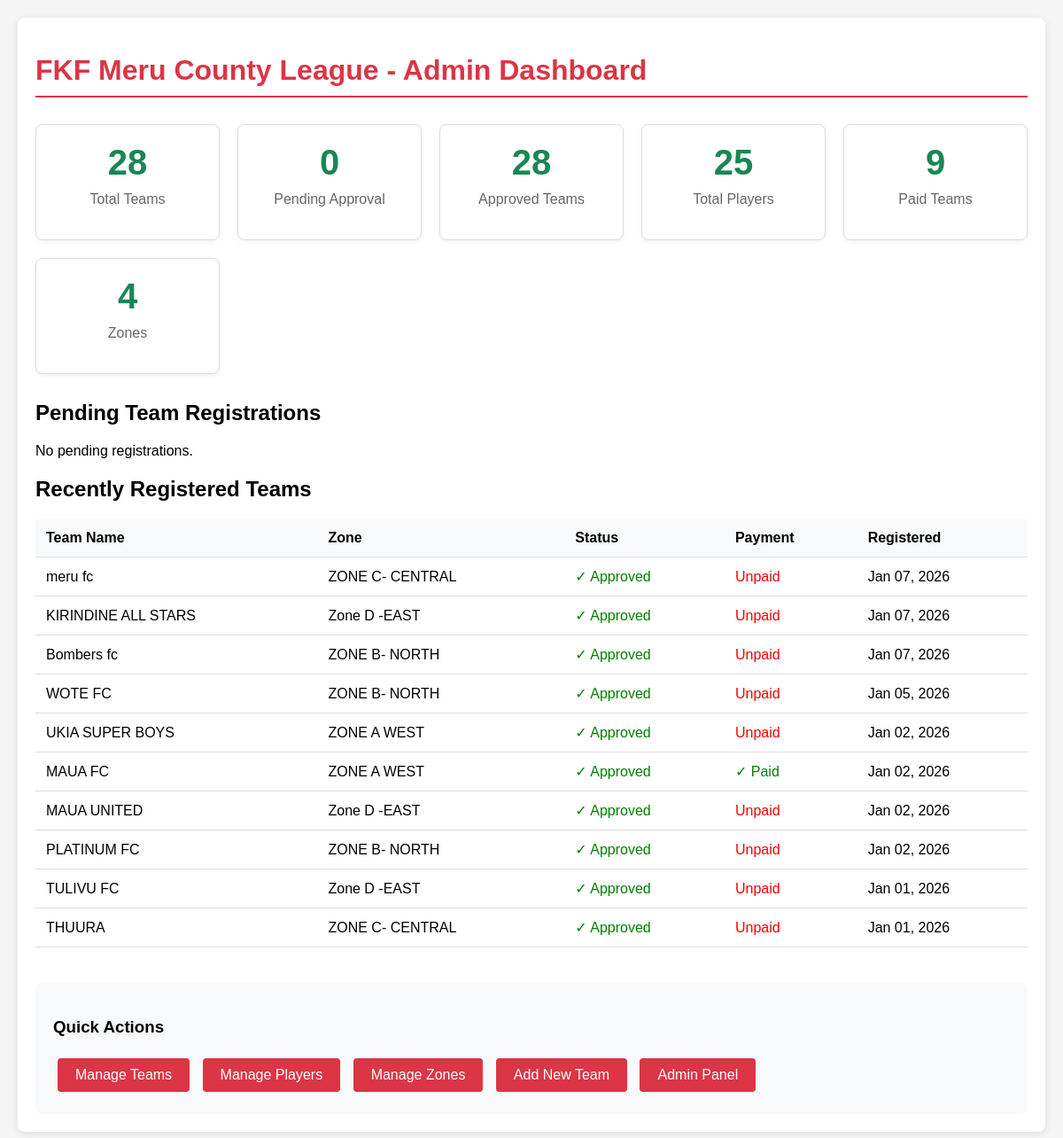
The app's page /teams/admin-dashboard/ (signed in), older data.
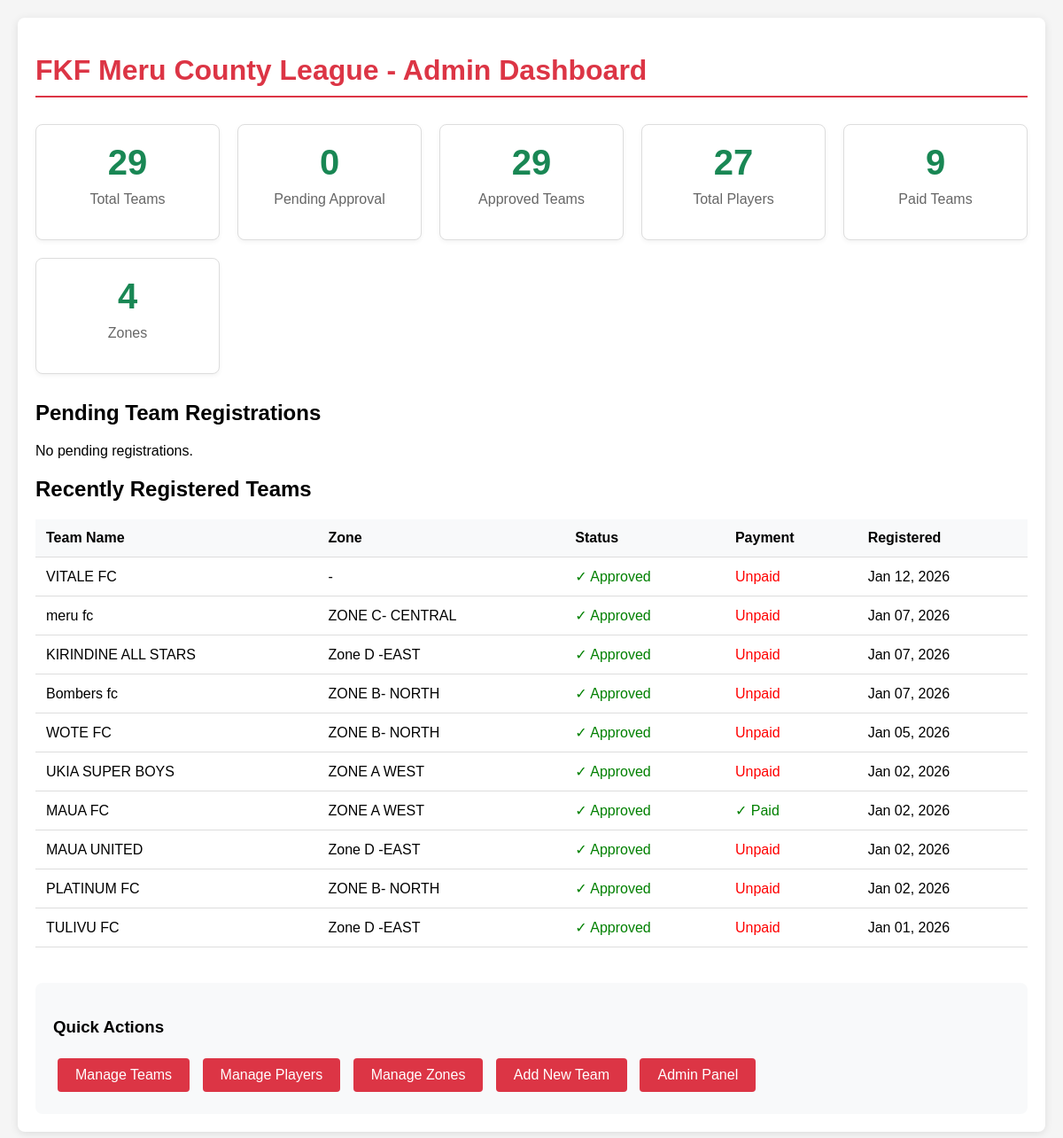
The same page, newer data.
### teams/models.py (models this page shows, shortened)
class Team(models.Model):
    STATUS_CHOICES = [
        ('pending', 'Pending'),
        ('approved', 'Approved'),
        ('rejected', 'Rejected'),
        ('suspended', 'Suspended'),
    ]
    team_name = models.CharField(max_length=200, unique=True)
    team_code = models.CharField(max_length=20, unique=True, blank=True)
    logo = models.ImageField(upload_to='team_logos/', blank=True, null=True)
    location = models.CharField(max_length=200)
    home_ground = models.CharField(max_length=200)
    map_location = models.URLField(blank=True)
    latitude = models.DecimalField(max_digits=9, decimal_places=6, blank=True, null=True)
    longitude = models.DecimalField(max_digits=9, decimal_places=6, blank=True, null=True)
    contact_person = models.CharField(max_length=100)
    phone_number = models.CharField(
        max_length=13,
        unique=True,
        validators=[validate_kenya_phone],
        help_text="Must be +254 followed by 9 digits (e.g., +254712345678)"
    )
    email = models.EmailField(blank=True, unique=True)
    zone = models.ForeignKey(Zone, on_delete=models.SET_NULL, null=True, blank=True)
    status = models.CharField(max_length=20, choices=STATUS_CHOICES, default='pending')
    manager = models.ForeignKey(
        settings.AUTH_USER_MODEL,
        on_delete=models.SET_NULL,
        null=True,
        blank=True,
        related_name='managed_teams'
    )
    payment_status = models.BooleanField(default=False)
    payment_date = models.DateField(blank=True, null=True)
    home_jersey_color = models.CharField(max_length=50, blank=True, default='#dc3545')
    home_shorts_color = models.CharField(max_length=50, blank=True, default='#ffffff')
    home_socks_color = models.CharField(max_length=50, blank=True, default='#dc3545')
    away_jersey_color = models.CharField(max_length=50, blank=True, default='#ffffff')
    away_shorts_color = models.CharField(max_length=50, blank=True, default='#dc3545')
    away_socks_color = models.CharField(max_length=50, blank=True, default='#ffffff')
    third_jersey_color = models.CharField(max_length=50, blank=True)
    third_shorts_color = models.CharField(max_length=50, blank=True)
    third_socks_color = models.CharField(max_length=50, blank=True)
    gk_home_jersey_color = models.CharField(max_length=50, blank=True, default='#28a745')
    gk_home_shorts_color = models.CharField(max_length=50, blank=True, default='#28a745')
    gk_home_socks_color = models.CharField(max_length=50, blank=True, default='#28a745')
    gk_away_jersey_color = models.CharField(max_length=50, blank=True, default='#ffc107')
    gk_away_shorts_color = models.CharField(max_length=50, blank=True, default='#ffc107')
    gk_away_socks_color = models.CharField(max_length=50, blank=True, default='#ffc107')
    gk_third_jersey_color = models.CharField(max_length=50, blank=True)
    gk_third_shorts_color = models.CharField(max_length=50, blank=True)
    gk_third_socks_color = models.CharField(max_length=50, blank=True)
    kit_colors_set = models.BooleanField(default=False)
    kit_setup_prompt_shown = models.BooleanField(default=False)
    home_kit_image = models.ImageField(upload_to='kit_images/', blank=True, null=True,
                                      help_text="Upload home kit design/image")
    away_kit_image = models.ImageField(upload_to='kit_images/', blank=True, null=True,
                                      help_text="Upload away kit design/image")
    third_kit_image = models.ImageField(upload_to='kit_images/', blank=True, null=True,
                                       help_text="Upload third kit design/image")
    gk_home_kit_image = models.ImageField(upload_to='kit_images/', blank=True, null=True,
                                         help_text="Upload GK home kit design/image")
    gk_away_kit_image = models.ImageField(upload_to='kit_images/', blank=True, null=True,
                                         help_text="Upload GK away kit design/image")
    gk_third_kit_image = models.ImageField(upload_to='kit_images/', blank=True, null=True,
                                          help_text="Upload GK third kit design/image")
    registration_date = models.DateTimeField(auto_now_add=True)
    class Meta:
        ordering = ['team_name']

class Zone(models.Model):
    name = models.CharField(max_length=100)
    description = models.TextField(blank=True)
    created_at = models.DateTimeField(auto_now_add=True)
    fixtures_generated = models.BooleanField(default=False)
    fixture_generation_date = models.DateTimeField(null=True, blank=True)
    season_start_date = models.DateField(null=True, blank=True)
    match_day_of_week = models.IntegerField(default=6, choices=[(6, 'Saturday'), (0, 'Sunday')])
    class Meta:
        ordering = ['name']

### teams/admin_dashboard.py (the view)
# urls.py: path('admin-dashboard/', include('admin_dashboard.urls')),
@login_required
@user_passes_test(admin_or_league_manager_required)
def admin_dashboard(request):
    stats = {
        'total_teams': Team.objects.count(),
        'pending_teams': Team.objects.filter(status='pending').count(),
        'approved_teams': Team.objects.filter(status='approved').count(),
        'paid_teams': Team.objects.filter(payment_status=True).count(),
        'total_players': Player.objects.count(),
        'suspended_players': Player.objects.filter(is_suspended=True).count(),
        'zones': Zone.objects.count(),
    }
    recent_teams = Team.objects.order_by('-registration_date')[:10]  # Last 10 teams
    pending_registrations = Team.objects.filter(status='pending')[:10]
    suspended_players = Player.objects.filter(is_suspended=True)[:10]
    context = {
        'stats': stats,
        'recent_teams': recent_teams,
        'pending_registrations': pending_registrations,
        'suspended_players': suspended_players,
        'title': 'Admin Dashboard',
    }
    return render(request, 'admin/dashboard.html', context)

### teams/admin_dashboard.py (called while the page is built)
def admin_or_league_manager_required(user):
    return user.is_staff or user.groups.filter(name='League Admin').exists()

### templates/admin/dashboard.html (shortened to what this page needs)
<!DOCTYPE html>
<html lang="en">
<head>
</head>
<body>
    <div class="container">
        <h1>FKF Meru County League - Admin Dashboard</h1>
        <div class="stats-grid">
            <div class="stat-card">
                <h3>{{ stats.total_teams }}</h3>
                <p>Total Teams</p>
            </div>
            <div class="stat-card">
                <h3>{{ stats.pending_teams }}</h3>
                <p>Pending Approval</p>
            </div>
            <div class="stat-card">
                <h3>{{ stats.approved_teams }}</h3>
                <p>Approved Teams</p>
            </div>
            <div class="stat-card">
                <h3>{{ stats.total_players }}</h3>
                <p>Total Players</p>
            </div>
            <div class="stat-card">
                <h3>{{ stats.paid_teams }}</h3>
                <p>Paid Teams</p>
            </div>
            <div class="stat-card">
                <h3>{{ stats.zones }}</h3>
                <p>Zones</p>
            </div>
        </div>
        <h2>Pending Team Registrations</h2>
        {% if pending_registrations %}
        <table>
            <thead>
                <tr>
                    <th>Team Name</th>
                    <th>Contact Person</th>
                    <th>Phone</th>
                    <th>Email</th>
                    <th>Action</th>
                </tr>
            </thead>
            <tbody>
                {% for team in pending_registrations %}
                <tr>
                    <td>{{ team.team_name }}</td>
                    <td>{{ team.contact_person }}</td>
                    <td>{{ team.phone_number }}</td>
                    <td>{{ team.email|default:"-" }}</td>
                    <td>
                        <a href="/admin/teams/team/{{ team.id }}/change/" class="btn">
                            Review
                        </a>
                    </td>
                </tr>
                {% endfor %}
            </tbody>
        </table>
        {% else %}
        <p>No pending registrations.</p>
        {% endif %}
        <h2>Recently Registered Teams</h2>
        {% if recent_teams %}
        <table>
            <thead>
                <tr>
                    <th>Team Name</th>
                    <th>Zone</th>
                    <th>Status</th>
                    <th>Payment</th>
                    <th>Registered</th>
                </tr>
            </thead>
            <tbody>
                {% for team in recent_teams %}
                <tr>
                    <td>{{ team.team_name }}</td>
                    <td>{{ team.zone.name|default:"-" }}</td>
                    <td>
                        {% if team.status == 'approved' %}
                        <span style="color: green;">✓ Approved</span>
                        {% elif team.status == 'pending' %}
                        <span style="color: orange;">Pending</span>
                        {% else %}
                        {{ team.status|title }}
                        {% endif %}
                    </td>
                    <td>
                        {% if team.payment_status %}
                        <span style="color: green;">✓ Paid</span>
                        {% else %}
                        <span style="color: red;">Unpaid</span>
                        {% endif %}
                    </td>
                    <td>{{ team.registration_date|date:"M d, Y" }}</td>
                </tr>
                {% endfor %}
            </tbody>
        </table>
        {% else %}
        <p>No teams registered yet.</p>
        {% endif %}
        <div class="quick-links">
            <h3>Quick Actions</h3>
            <div>
                <a href="/admin/teams/team/" class="btn">Manage Teams</a>
                <a href="/admin/teams/player/" class="btn">Manage Players</a>
                <a href="/admin/teams/zone/" class="btn">Manage Zones</a>
                <a href="/admin/teams/team/add/" class="btn">Add New Team</a>
                <a href="/admin/" class="btn">Admin Panel</a>
            </div>
        </div>
    </div>
</body>
</html>

Row changes from the older to the newer data that the page shows:
no longer on this page (row unchanged): Team: team_name "THUURA", zone.name "ZONE C- CENTRAL", status "✓ Approved", payment_status "Unpaid", registration_date "Jan 01, 2026"
added Team: team_name "VITALE FC", zone.name "-", status "✓ Approved", payment_status "Unpaid", registration_date "Jan 12, 2026"
Text that changed along with them:
{{ stats.total_teams }}: "28" → "29"
{{ stats.approved_teams }}: "28" → "29"
{{ stats.total_players }}: "25" → "27"
